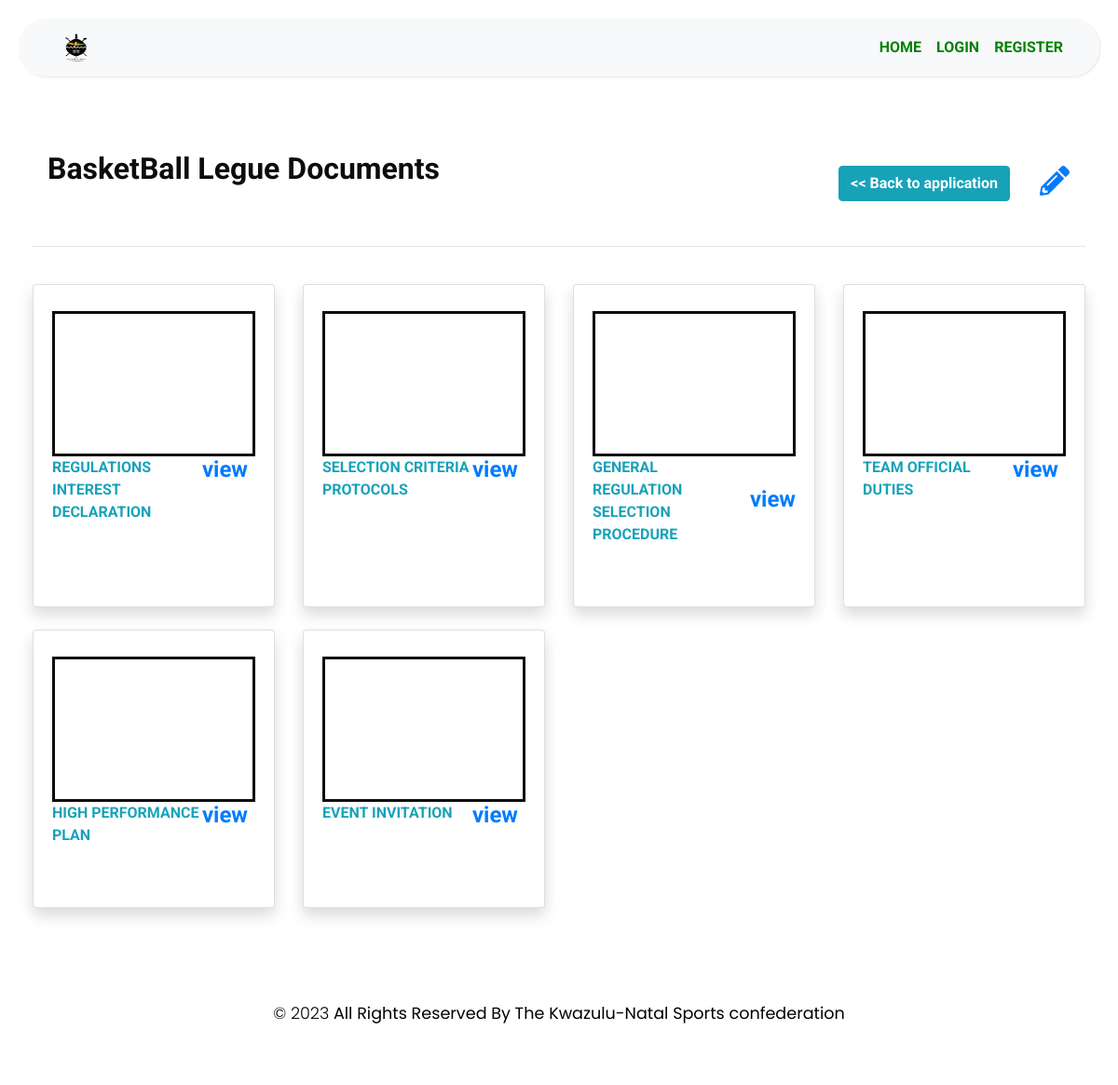
The page /Documents/2 on the database as committed earlier.
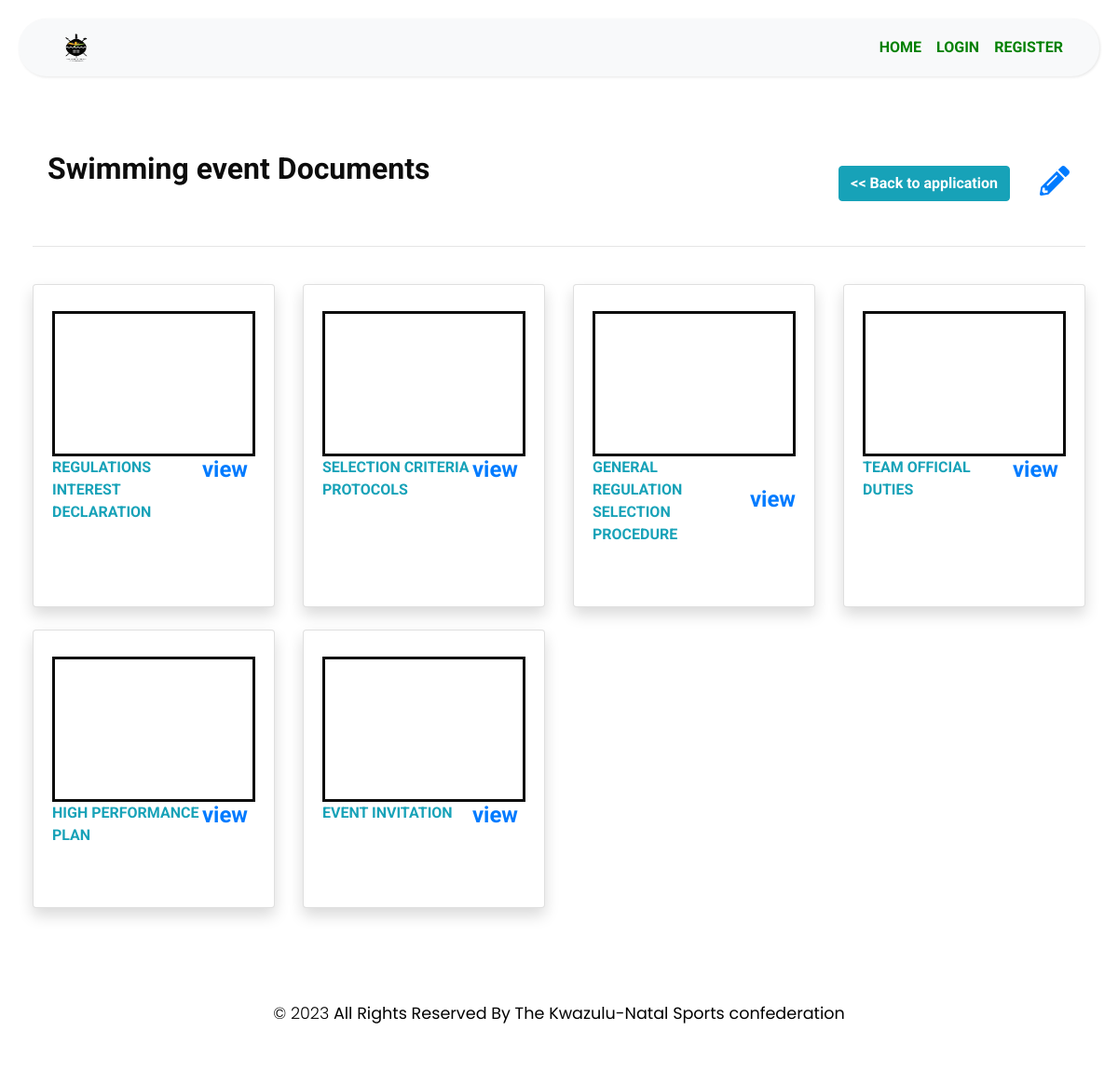
The same page on the database as committed later.
### MyApp/models.py (models this page shows)
class Application(models.Model):
    ApplicationId = models.AutoField(primary_key=True)
    user = models.ForeignKey(User,blank=True,null=True,on_delete=models.CASCADE)
    FederationPersonel = models.ForeignKey(FederationPersonel,blank=True,null=True,on_delete=models.CASCADE)
    EventName = models.CharField(max_length=255)
    StartDate = models.DateTimeField(max_length=255)
    EndDate = models.DateTimeField(max_length=255)
    HostCity = models.CharField(max_length=255)
    HostProvince =models.CharField(max_length=255)
    ReportSubmitAgreement = models.BooleanField(default=False)
    NumberOfTeam = models.IntegerField()
    MethodOfSelection = models.CharField(max_length=255)
    SelectionApprovedDate = models.DateField(max_length=255)
    TravelDateTime = models.DateTimeField(max_length=255)
    ModeOfTravel = models.CharField(max_length=255)
    CodeOfConductAcceped = models.BooleanField(default=False)
    RegulationsInterestDeclaration  = models.CharField(max_length=300, default='NotProvided')
    RegulationsInterestDeclaration  = models.CharField(max_length=300, default='NotProvided')
    SelectionCriteriaProtocols = models.CharField(max_length=300, default='NotProvided')
    GeneralRegulationSelectionProcedure  =models.CharField(max_length=300, default='NotProvided')
    DocumentationOfSelectionSubmitted = models.CharField(max_length=300, default='NotProvided')
    TeamOfficialDuties = models.CharField(max_length=300, default='NotProvided')
    AcceptanceOfTeamAppointment = models.CharField(max_length=300, default='NotProvided')
    HighPerformancePlan = models.CharField(max_length=300, default='NotProvided')
    EventInvitation  = models.CharField(max_length=300, default='NotProvided')
    ApplicationDate  = models.DateTimeField(default=datetime.now())
    Step = models.CharField(max_length=255, default='start')
    ApplicationStatus = models.CharField(max_length=255, default='Oncreate')
    isHistory = models.BooleanField(default=False)
    DateCreated = models.DateTimeField(default=datetime.now())
    DeclineReason = models.TextField(blank=True, null=True)
    CancelReason = models.TextField(blank=True, null=True)
    ApparelLetters = models.CharField(max_length=300, blank=True, null=True)

### MyApp/views.py (the view)
# urls.py: path('Documents/<int:applicationId>', views.Documents, name="Documents"),
def Documents(request, applicationId):
    application = get_object_or_404(Application,pk = applicationId)
    if request.method == 'GET':
        return render(request, 'MyApp/Documents.html', {"application":application})

### MyApp/templates/MyApp/Documents.html (shortened to what the changed rows need)
{% extends "MyApp/base.html" %}
{% block content %}
    {% load static %}
    <div class="container">
        <div style="display:flex; justify-content:space-between; padding:1rem">
            <div>
                <h2><b>{{application.EventName}} Documents</b></h2>
            </div>
        </div>
        <br/>
    </div>
{% endblock %}

Rows that differ between the two databases and show on the page:
changed Application: EventName "BasketBall Legue" → "Swimming event"
